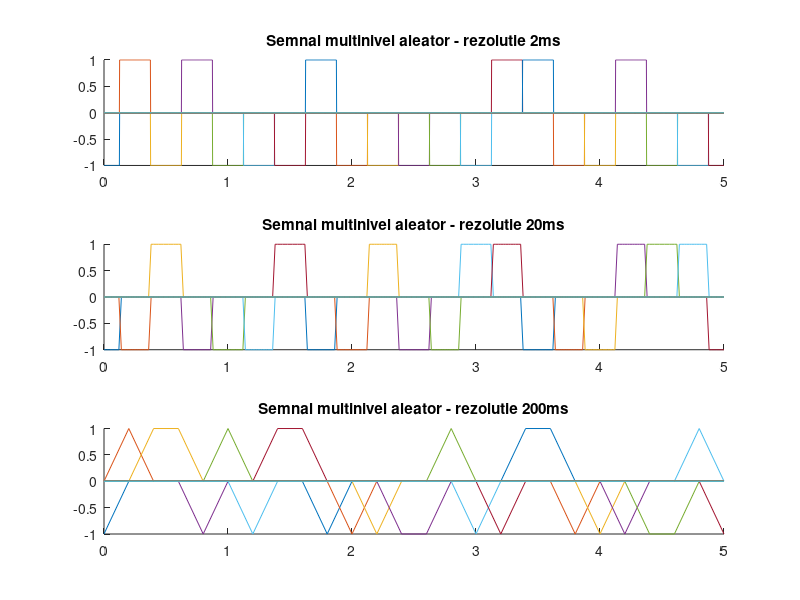
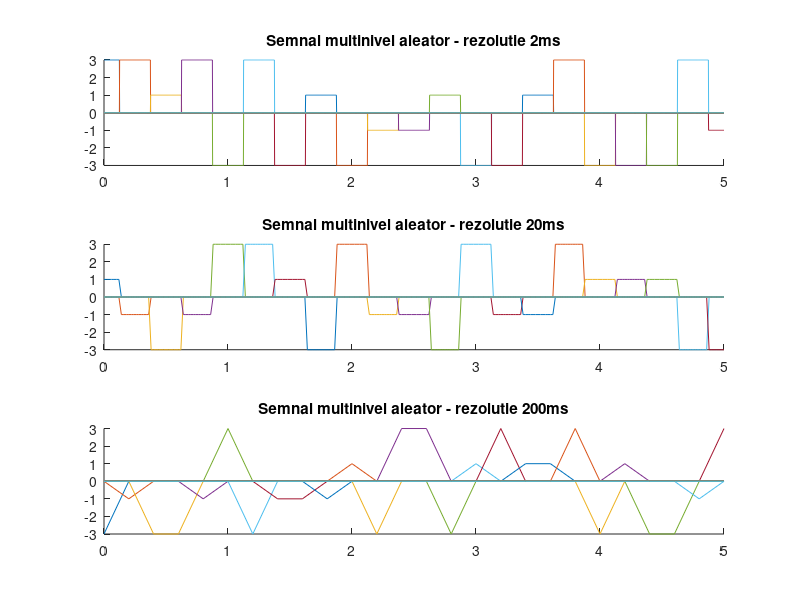
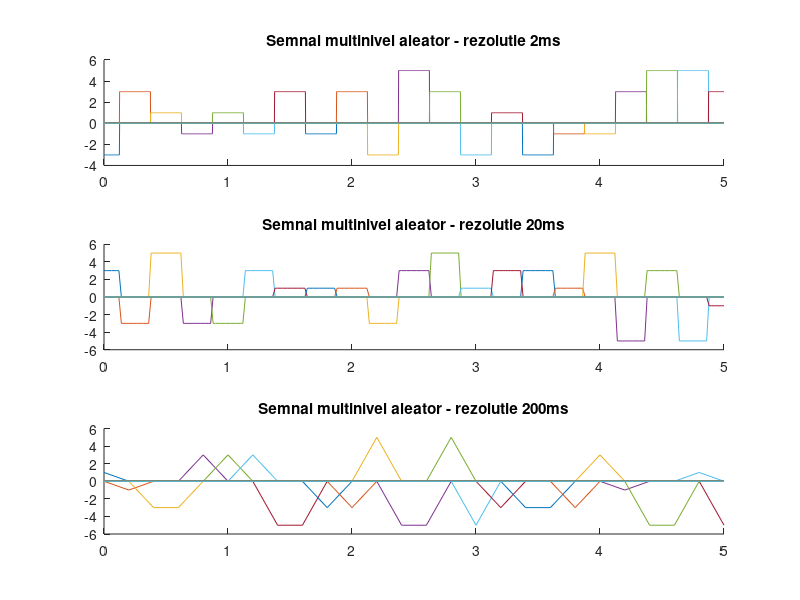
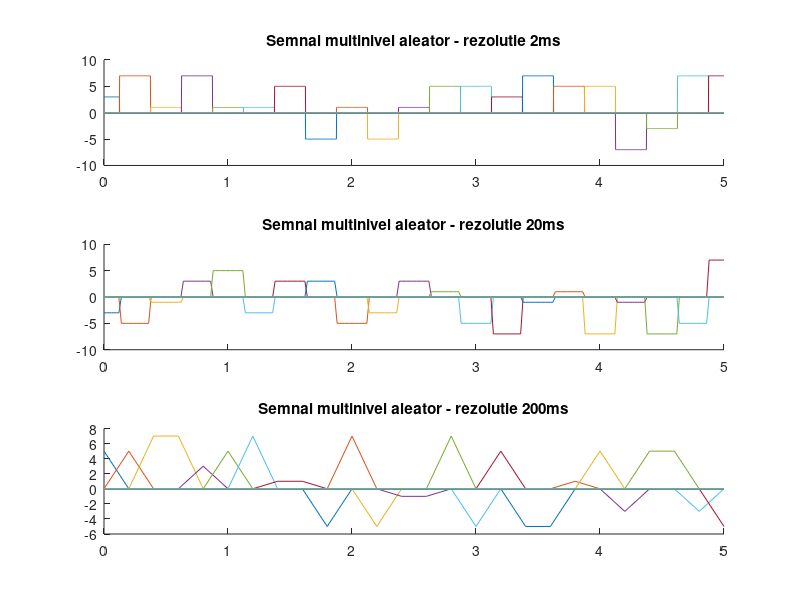

Source code (MATLAB) for these figures, in order:
nivel1=[-1 1]
t1=0:0.002:5; %pasul de 2ms
t2=0:0.02:5; %pasul de 20ms
t3=0:0.2:5; %pasul de 200ms
%- functia datasample(nivel,1) returneaza o valoare aleatoare din vectorul
%nivel respectiv
% - hold on este folosit pentru a stoca pe grafic toate semnalele
% din bucla repetitiva, rezultand astfel imaginea finala
%functia rectpuls(t-i,0.25) returneaza un puls de latime 0.25(durata unui
%semnal), centrat in punctul t-i
figure (1)
subplot(3,1,1),title('Semnal multinivel aleator - rezolutie 2ms')
hold on 
for i=0:0.25:10
    s=datasample(nivel1,1);
    plot(t1, s*rectpuls(t1-i,0.25))
end
hold off
subplot(3,1,2),title('Semnal multinivel aleator - rezolutie 20ms')
hold on
for i=0:0.25:10
    s=datasample(nivel1,1);
    plot(t2, s*rectpuls(t2-i,0.25))
end
hold off
subplot(3,1,3),title('Semnal multinivel aleator - rezolutie 200ms')
hold on
for i=0:0.25:10
    s=datasample(nivel1,1);
    plot(t3, s*rectpuls(t3-i,0.25))
end
hold off

nivel2=[-3 -1 1 3]

figure(2)
subplot(3,1,1),title('Semnal multinivel aleator - rezolutie 2ms')
hold on
for i=0:0.25:10
    s=datasample(nivel2,1);
    plot(t1, s*rectpuls(t1-i,0.25))
end
hold off
subplot(3,1,2),title('Semnal multinivel aleator - rezolutie 20ms')
hold on
for i=0:0.25:10
    s=datasample(nivel2,1);
    plot(t2, s*rectpuls(t2-i,0.25))
end
hold off
subplot(3,1,3),title('Semnal multinivel aleator - rezolutie 200ms')
hold on
for i=0:0.25:10
    s=datasample(nivel2,1);
    plot(t3, s*rectpuls(t3-i,0.25))
end
hold off

nivel3=[-5 -3 -1 1 3 5]
figure(3)
subplot(3,1,1),title('Semnal multinivel aleator - rezolutie 2ms')
hold on
for i=0:0.25:10
    s=datasample(nivel3,1);
    plot(t1, s*rectpuls(t1-i,0.25))
end
hold off
subplot(3,1,2),title('Semnal multinivel aleator - rezolutie 20ms')
hold on
for i=0:0.25:10
    s=datasample(nivel3,1);
    plot(t2, s*rectpuls(t2-i,0.25))
end
hold off
subplot(3,1,3),title('Semnal multinivel aleator - rezolutie 200ms')
hold on
for i=0:0.25:10
    s=datasample(nivel3,1);
    plot(t3, s*rectpuls(t3-i,0.25))
end
hold off

nivel4=[-7 -5 -3 -1 1 3 5 7]
figure(4)
subplot(3,1,1),title('Semnal multinivel aleator - rezolutie 2ms')
hold on
for i=0:0.25:10
    s=datasample(nivel4,1);
    plot(t1, s*rectpuls(t1-i,0.25))
end
hold off
subplot(3,1,2),title('Semnal multinivel aleator - rezolutie 20ms')
hold on
for i=0:0.25:10
    s=datasample(nivel4,1);
    plot(t2, s*rectpuls(t2-i,0.25))
end
hold off
subplot(3,1,3),title('Semnal multinivel aleator - rezolutie 200ms')
hold on
for i=0:0.25:10
    s=datasample(nivel4,1);
    plot(t3, s*rectpuls(t3-i,0.25))
end
hold off